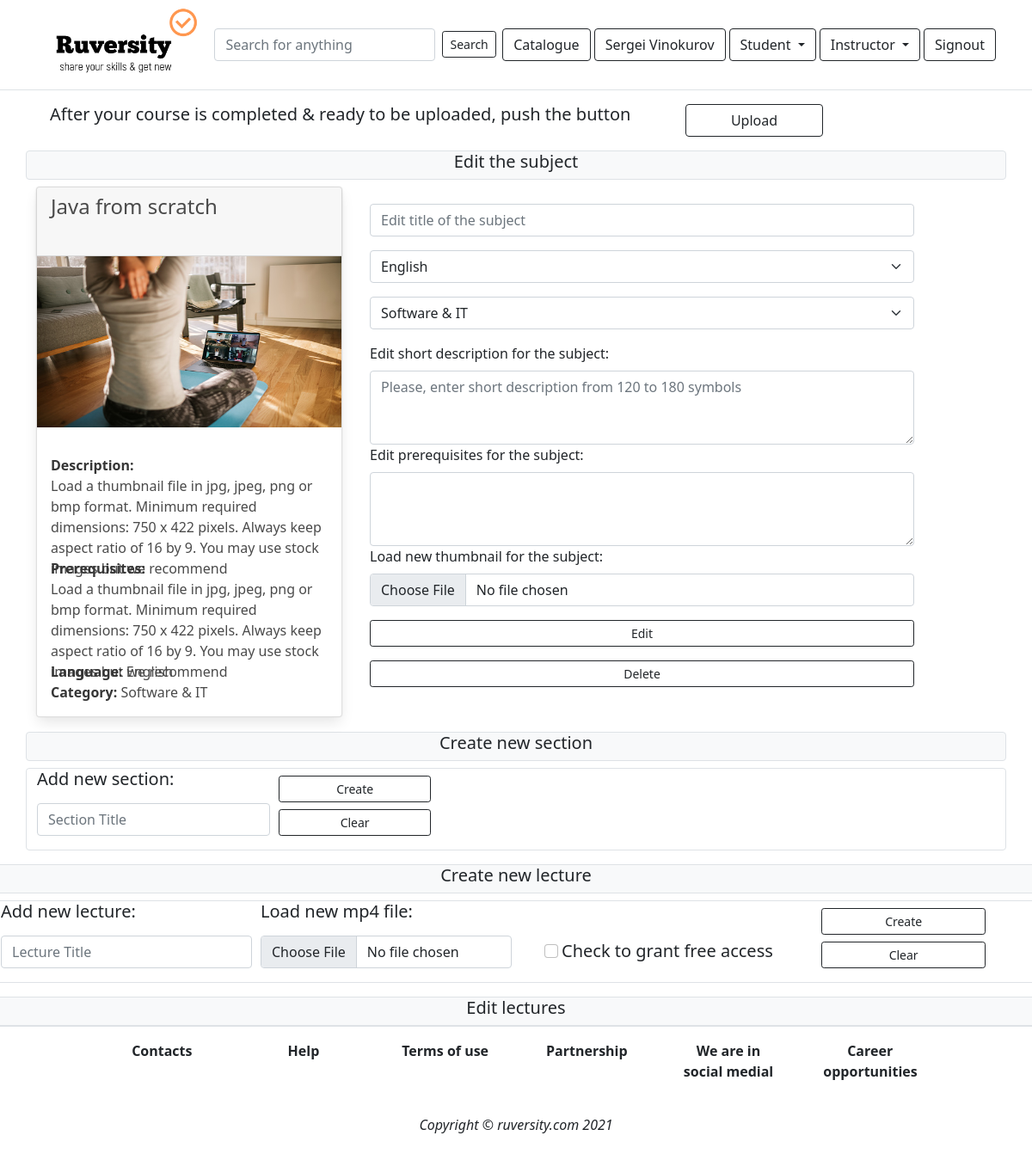
The page /workshop/edit_subject/43 (signed in) on the database its author committed.
### app_content/models.py (models this page shows, shortened)
class MainSubject(models.Model):
    category = models.ForeignKey(Category, on_delete=models.DO_NOTHING)
    title = models.CharField(max_length=100)
    description = models.TextField(null=True)
    prerequisite = models.TextField(null=True)
    date_posted = models.DateField(auto_now_add=True)
    thumbnail_file = models.FileField(upload_to='uploads')
    author = models.ForeignKey(User, on_delete=models.DO_NOTHING)
    price = models.ForeignKey(Price, on_delete=models.DO_NOTHING)
    language = models.ForeignKey(Language, on_delete=models.DO_NOTHING)
    percent = models.CharField(max_length=50, default='0%')
    total = models.IntegerField(default=0)  # Общее число баллов
    quantity = models.IntegerField(default=0)  # Кол-во оценок
    av_rating = models.DecimalField(
        max_digits=3, decimal_places=1, default=0)  # average rating
    transactions = models.IntegerField(default=0)
    ready = models.BooleanField(default=False)
    checked = models.BooleanField(default=False)
    blocked = models.BooleanField(default=False)
    discount_programs = models.BooleanField(default=True)

class Language(models.Model):
    name = models.CharField(max_length=50)
    def __str__(self):
        return self.name

class Category(models.Model):
    name = models.CharField(max_length=50)
    def __str__(self):
        return self.name

### app_workshop/views.py (the view)
# urls.py: path('edit_subject/<int:subject_id>',views.edit_subject, name='edit_subject'),
def edit_subject(request, subject_id):
    if request.user.is_authenticated:
        subject = MainSubject.objects.get(id=subject_id)
        if request.user == subject.author:
            if request.method == "POST":
                subject.title = request.POST['title']
                language_id = request.POST['language']
                language = Language.objects.get(id=language_id)
                subject.language=language
                category_id = request.POST['category']
                category = Category.objects.get(id=category_id)
                subject.category=category
                subject.description = request.POST['description']
                subject.prerequisite = request.POST['prerequisites']
                thumbnail = request.FILES['thumbnail']
                if thumbnail.name.endswith('.jpg') or thumbnail.name.endswith('.png') or thumbnail.name.endswith('.gif') or thumbnail.name.endswith('.bmp') or thumbnail.name.endswith('.jpeg'):
                    temp_image=TempImage.objects.create(temp_thumbnail_file=thumbnail)
                    img = cv2.imread(temp_image.temp_thumbnail_file.path, 0)
                    wid = img.shape[1]
                    hgt = img.shape[0]
                    ratio = wid / hgt
                    if ratio < 1.5 or ratio > 1.8:
                        messages.error(request, 'Image has inproper ratio. Use ration of 1.7 .')
                        temp_image.delete()
                        return redirect('edit_subject', subject_id)
                    else:
                        subject.thumbnail_file = thumbnail
                        subject.save()
                        languages = Language.objects.all()
                        categories = Category.objects.all()
                        context = {
                            'subject': subject,
                            'sections': sections,
                            'lectures': lectures,
                            'languages': languages,
                            'categories': categories
                        }
                        return render(request, 'workshop/edit_subject.html', context)
                else:
                    messages.error(request, 'File has inproper format. Load jpg, jpeg, png or bmp file')
                    return redirect('edit_subject', subject_id)
            else:
                if Section.objects.filter(course=subject).exists():
                    sections = Section.objects.filter(course=subject)
                    if Lecture.objects.filter(subject=subject).exists:
                        lectures=Lecture.objects.filter(subjec=subject)
                        languages = Language.objects.all()
                        categories = Category.objects.all()
                        context = {
                            'subject': subject,
                            'sections': sections,
                            'lectures': lectures,
                            'languages': languages,
                            'categories': categories
                            }
                        return render(request, 'workshop/edit_subject.html', context)
                    else:
                        languages = Language.objects.all()
                        categories = Category.objects.all()
                        context = {
                        'subject': subject,
                        'languages': languages,
                        'categories': categories
                    }
                    return render(request, 'workshop/edit_subject.html', context)
                else:
                    languages = Language.objects.all()
                    categories = Category.objects.all()
                    context = {
                        'subject': subject,
                        'languages': languages,
                        'categories': categories
                    }
                    return render(request, 'workshop/edit_subject.html', context)
        else:
            logout(request)
            return redirect('login')
    else:
        return redirect('login')

### templates/workshop/edit_subject.html (shortened to what this page needs)
{% extends "base.html" %}
{% load static %}
{% block content %}
<body oncontextmenu="return false;">
<div class="container">
    {% if subject.ready == True %}
    <div class="row p-3 mt-3">
        <div class="col-12">
        Your course has been uploaded to ruversisty.com & is ready for sale. Since ruversity.com provides life-time access for the buyers, you are no longer able neither to delete it nor edit. In order to make changes in the course you have to apply to us via email.
        </div>
    </div>
    {% else %}
    <div class="row p-3">
        <div class="col-8">
    <h5>After your course is completed & ready to be uploaded, push the button</h5>
            </div>
        <div class="col-2">
    <a href="{% url 'agreement' subject.id%}">
    <input type="submit" value="Upload" class="btn btn-outline-dark btn-block">
    </a>
        </div>
    </div>
<div class="row border rounded bg-light text-center">
    <h5>Edit the subject</h5>
</div>
<div class="row mt-2">
    <div class="col-4">
        <div class="card">
            <div class="card-header" style='height:5rem' >
                <h4>{{subject.title}}</h4>
            </div>
            <figure class="image is-16by9">
                <img src="{{subject.thumbnail_file.url}}" alt="Placeholder image" class='card-image-top'>
            </figure>
            <div class="card-body">
            <div class="row">
                <div class="col">
                    <strong>Description: </strong>
                </div>
            </div>
            <div class="row" style='height:6rem'>
                <div class="col">
                    {{subject.description}}
                </div>
            </div>
            <div class="row">
                <div class="col">
                    <strong>Prerequisites: </strong>
                </div>
            </div>
            <div class="row" style='height:6rem'>
                <div class="col">
                    {{subject.prerequisite}}
                </div>
            </div>
            <div class="row">
                <div class="col"><strong>Language: </strong>{{subject.language}}</div>
            </div>
            <div class="row">
                <div class="col"><strong>Category: </strong>{{subject.category}}</div>
            </div>
        </div>
    </div>
</div>
    <div class="col-7 p-3 m-1">
    <form action="{% url 'edit_subject' subject.id %}" method="POST" enctype="multipart/form-data">
            <div class="form-group">
                <input type="text" class='form-control' id="title" name="title" maxlength='50' required placeholder='Edit title of the subject'>
            </div>
            <div class="form-group">
                <select name="language" class='form-select' id="language" required>
                    {% for item in languages %}
                    <option value="{{item.id}}">{{item.name}}</option>
                    {% endfor %}
                </select>
            </div>
            <div class="form-group">
                    <select name="category" class='form-select' id="category" required>
                        {% for item in categories %}
                        <option value="{{item.id}}">{{item.name}}</option>
                        {% endfor %}
                    </select>
            </div>
            <div class="form-group">
                <label for="description">Edit short description for the subject:</label>
                <textarea class='form-control' id="description" rows='3' minlength='120' maxlength='180' name="description" required placeholder='Please, enter short description from 120 to 180 symbols'></textarea>
            <div class="form-group">
                <label for="prerequisites">Edit prerequisites for the subject:</label>
                <textarea class='form-control' rows='3' id="prerequisite" minlength='120' maxlength='180' minlength='150'name="prerequisite" required></textarea>
            <div>
            <div class="form-group">
                <label for="thumbnail">Load new thumbnail for the subject:</label>
                <input type="file" class="form-control" id="thumbnail" name='thumbnail' required>
            </div>
            </div>
        <div class="row mb-2">
            <div class="col"><input type="submit" value="Edit" class='btn btn-sm btn-block btn-outline-dark'></div>
        </div>
</form>
        <div class="row mt-3">
            <div class="col">
                <a href="{% url 'delete_subject' subject.id %}">
                    <input type="button" value="Delete" class='btn btn-sm btn-block btn-outline-dark'>
                </a>
            </div>
        </div>
    </div>
</div>
</div>
    <div class="row mt-3 border rounded bg-light text-center">
        <h5>Create new section</h5>
    </div>
    <div class="row mt-2 pb-3 border rounded">
        <form action="{% url 'create_new_section' subject.id %}" method="POST">
            <div class="form-row">
                <div class="col-3">
                    <label for="title">
                        <h5>Add new section:</h5>
                    </label>
                    <input class='form-control' type="text" id="title" name="title" placeholder="Section Title" required>
                </div>
                <div class="col-2 align-self-end">
                    <input type="submit" value="Create" class='btn btn-sm btn-block btn-outline-dark'>
                    <input type="reset" value="Clear" class="btn btn-sm btn-block btn-outline-dark">
                </div>
            </div>
    </div>
<div class="row mt-3 border rounded bg-light text-center">
    <h5>Create new lecture</h5>
</div>
    <div class="row mt-2 pb-3 border rounded">
                    <form action="{% url 'create_new_lecture' subject.id %}" method="POST" enctype="multipart/form-data">
                        <div class="form-row">
                            <div class="col-3">
                        <label for="title"><h5>Add new lecture:</h5></label>
                        <input class='form-control' type="text" id="title" name="title" placeholder="Lecture Title" required>
                        </div>
                            <div class="col-3">
                                    <label for="video_file"><h5>Load new mp4 file:</h5></label>
                                    <input type="file" class="form-control" id="video_file" name="video_file" required>
                                </div>
                           <div class="col-3 align-self-end ml-5">
                        <input type="checkbox" id='free_access' class='form-check-input' name='free_access' value='free_access'>
                        <label for="free_access" class='form-check-label'>
                            <h5>Check to grant free access</h5>
                        </label>
                        </div>
                        <div class="col-2 align-self-end">
                        <input type="submit" value="Create" class='btn btn-sm btn-block btn-outline-dark'>
                        <input type="reset" value="Clear" class="btn btn-sm btn-block btn-outline-dark">
                        </div>
                        </div>
                        </div>
    <div class="row mt-3 border rounded bg-light text-center">
        <h5>Edit lectures</h5>
    </div>
    {% endif %}
{% endblock %}

### templates/partials/_navbar.html (shortened to what this page needs)
{% load static %}
<nav class="navbar navbar-expand-lg navbar-light bg-white border-bottom">
<div class="container">
  <img src={% static "images/logo.png" %} alt="Image" width="200" height="200">
<form action="{% url 'gen_search' %}" method='POST' class="form-inline m-auto">
  <input type="text" name="keyword" placeholder="Search for anything " class="form-control mr-sm-2">
  {% if 'gen_search' in request.path %}
  <button class="btn btn-sm btn-outline-dark active" input type="submit">Search</button>
  {% else %}
  <button class="btn btn-sm btn-outline-dark" input type="submit">Search</button>
  {% endif %}
</form>
{% if user.is_authenticated %}
  {% if 'main_page' in request.path %}
  <a class="btn btn-outline-dark mr-1 active" href="{% url 'main_page' %}" role=’button’>Catalogue</a>
  {% else %}
  <a class="btn btn-outline-dark mr-1" href="{% url 'main_page' %}" role=’button’>Catalogue</a>
  {% endif %}
    {% if 'dashboard' in request.path %}
    <a class="btn btn-outline-dark mr-1 active" href="{% url 'dashboard' %}" role=’button’>{{user.first_name}} {{user.last_name}}</a>
    {% else %}
    <a class="btn btn-outline-dark mr-1" href="{% url 'dashboard' %}" role=’button’>{{user.first_name}}
      {{user.last_name}}</a>
    {% endif %}
    {% if 'mycourses' in request.path or 'cart' in request.path %}
    <div class="dropdown mr-1">
      <button type="button" class='btn btn-outline-dark btn-md dropdown-toggle active'
      data-toggle='dropdown'>
        Student
    </button>
    {% else %}
    <div class="dropdown mr-1">
    <button type="button" class='btn btn-outline-dark btn-md dropdown-toggle' data-toggle='dropdown'>
      Student
    </button>
    {% endif %}
  </div>
    {% if 'author_profile' in request.path or 'transactions' in request.path%}
    <div class="dropdown mr-1">
        <button type="button" class='btn btn-outline-dark btn-md dropdown-toggle active' data-toggle='dropdown'>
            Instructor
        </button>
      {% else %}
      <div class="dropdown mr-1">
      <button type="button" class='btn btn-outline-dark btn-md dropdown-toggle' data-toggle='dropdown'>
        Instructor
      </button>
      {% endif %}
    </div>
    <a class="btn btn-outline-dark btn-md" href="{% url 'logout' %}" role=’button’>Signout</a>
  {% endif %}
</div>
</nav>

### pr_dir/static/style.css (style rules this page uses)
:root { --max-width: 56%; }

### rows shown on the page
MainSubject: title "Java from scratch", thumbnail_file (picture), description "Load a thumbnail file in jpg, jpeg, png or bmp format. Minimum required dimensions: 750 x 422 pixels. Always keep aspect ratio of 16 by 9. You may use stock images but we recommend", prerequisite "Load a thumbnail file in jpg, jpeg, png or bmp format. Minimum required dimensions: 750 x 422 pixels. Always keep aspect ratio of 16 by 9. You may use stock images but we recommend", language "English", category "Software & IT"

### other values the page prints
{{ user.first_name }} "Sergei"
{{ user.last_name }} "Vinokurov"
form field language "English"
form field category "Software & IT"
